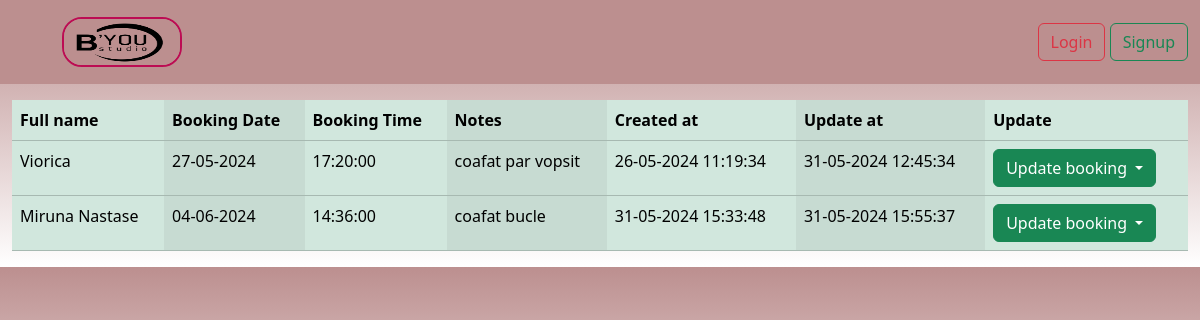
/list_booking_coafor, run on an earlier commit of the app's database.
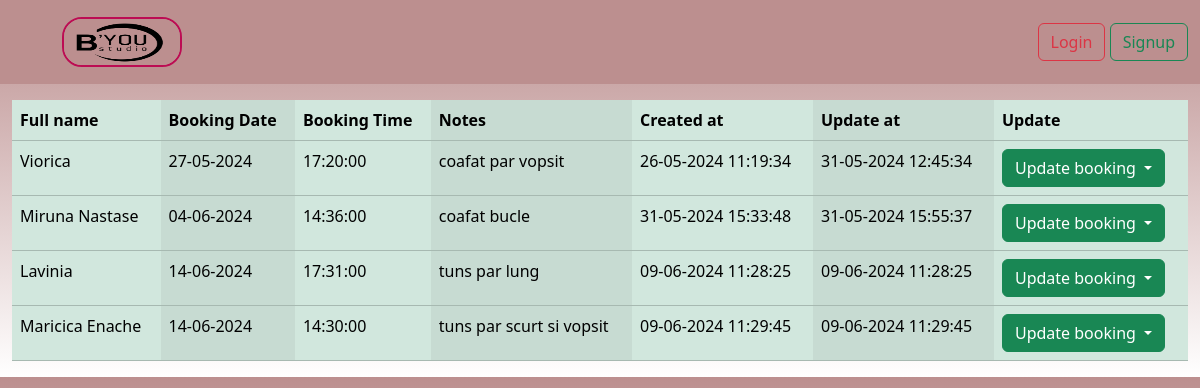
And on a later commit of the database.
### coafor/models.py (models this page shows, shortened)
class Coafor(models.Model):
    full_name = models.CharField(max_length=40)
    booking_date = models.DateField()
    booking_time = models.TimeField()
    notes = models.TextField(max_length=400)
    created_at = models.DateTimeField(auto_now_add=True)
    updated_at = models.DateTimeField(auto_now=True)

### coafor/views.py (the view)
# urls.py: path('list_booking_coafor', views.CoaforListView.as_view(), name='list_booking_coafor'),
class CoaforListView(ListView):
    template_name = 'coafor/list_booking_coafor.html'
    model = Coafor
    context_object_name = 'all_list_of_coafor'

### templates/coafor/list_booking_coafor.html (shortened to what this page needs)
{% extends 'base.html' %}
{% block content %}
    <div class="container-fluid">
        <div class="row">
            <div class="col-md-12 gy-3">
               <table class="table table-success table-striped-columns">
                    <thead>
                    <tr>
                        <th>Full name</th>
                        <th>Booking Date</th>
                        <th>Booking Time</th>
                        <th>Notes</th>
                        <th>Created at</th>
                        <th>Update at</th>
                        <th>Update</th>
                    </tr>
                    </thead>
                    <tbody>
                    {% for rezervare in all_list_of_coafor %}
                        <tr>
                            <td>{{ rezervare.full_name }}</td>
                            <td>{{ rezervare.booking_date|date:"d-m-Y" }}</td>
                            <td>{{ rezervare.booking_time|time:"H:i:s" }}</td>
                            <td>{{ rezervare.notes }}</td>
                            <td>{{ rezervare.created_at|date:"d-m-Y H:i:s" }}</td>
                            <td>{{ rezervare.updated_at|date:"d-m-Y H:i:s" }}</td>
                            <td>
                                <div class="dropdown">
                                    <button class="btn btn-success dropdown-toggle" type="button"
                                            data-bs-toggle="dropdown" aria-expanded="false">
                                        Update booking
                                    </button>
                                </div>
                            </td>
                        </tr>
                    {% endfor %}
                    </tbody>
                </table>
            </div>
        </div>
    </div>
{% endblock %}

What changed in the data, as far as the page shows it:
added Coafor: full_name "Lavinia", booking_date "14-06-2024", booking_time "17:31:00", notes "tuns par lung", created_at "09-06-2024 11:28:25", updated_at "09-06-2024 11:28:25"
added Coafor: full_name "Maricica Enache", booking_date "14-06-2024", booking_time "14:30:00", notes "tuns par scurt si vopsit", created_at "09-06-2024 11:29:45", updated_at "09-06-2024 11:29:45"
